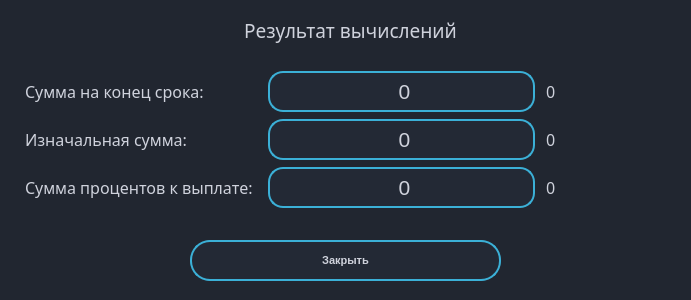
<?xml version="1.0" encoding="UTF-8"?>
<ui version="4.0">
 <class>ResultForm</class>
 <widget class="QDialog" name="ResultForm">
  <property name="geometry">
   <rect>
    <x>0</x>
    <y>0</y>
    <width>691</width>
    <height>300</height>
   </rect>
  </property>
  <property name="minimumSize">
   <size>
    <width>691</width>
    <height>300</height>
   </size>
  </property>
  <property name="maximumSize">
   <size>
    <width>691</width>
    <height>300</height>
   </size>
  </property>
  <property name="font">
   <font>
    <pointsize>8</pointsize>
   </font>
  </property>
  <property name="windowTitle">
   <string>Результат</string>
  </property>
  <property name="windowIcon">
   <iconset resource="resources.qrc">
    <normaloff>:/icons/icons/logo.png</normaloff>:/icons/icons/logo.png</iconset>
  </property>
  <property name="styleSheet">
   <string notr="true">
QWidget
{
	background-color: #212630;
	color: #CFD2DC;
	border-color: #1C2227;

}

QFrame
{
	background-color: #212630;
	border: 1px solid #212630;
	border-radius: 10px;
}


/*-----QComboBox-----*/
QComboBox
{
    background-color: #232935;
    border: 2px solid;
    border-radius: 15px;
	border-color: #3BB0D7;
    padding-left: 6px;
    color: #CFD2DC;
    height: 20px;

}


QComboBox::disabled
{
	background-color: #232935;
	color: #CFD2DC;
	border-color: #051a39;

}


QComboBox:hover
{
    background-color: #353C4F;

}


QComboBox:on
{
    background-color: #3BB0D7;

}


QComboBox QAbstractItemView
{
    background-color: #1C2227;
    color: #CFD2DC;
    border: 1px solid black;
    selection-background-color: #3BB0D7;
    selection-color: #CFD2DC;
    outline: 0;

}


QComboBox::drop-down
{
    subcontrol-origin: padding;
    subcontrol-position: top right;
    width: 15px;
    border-left-width: 0px;
    border-left-color: darkgray;
    border-left-style: solid; 
    border-top-right-radius: 3px; 
    border-bottom-right-radius: 3px;

}


QComboBox::down-arrow
{
    image: url(:/icons/icons/arrow-down.png);
    width: 8px;
    height: 8px;
}

/*-----QPushButton-----*/
QPushButton
{
	background-color: #232935;
	color: #CFD2DC;
	font-weight: bold;
	border-style: solid;
	border-width: 2px;
	border-radius: 20px;
	border-color: #3BB0D7;
	padding: 10px;
	highlited:true;
}


QPushButton::hover
{
	background-color: #353C4F;
	color: #CFD2DC;

}


QPushButton::pressed
{
	background-color: #3BB0D7;
	color: #CFD2DC;

}

/*-----QSpinBox &amp; QDoubleSpinBox &amp; QDateTimeEdit-----*/
QSpinBox, 
QDoubleSpinBox,
QDateTimeEdit
{
	background-color: #232935;
	color: #CFD2DC;
	border: 2px solid #3BB0D7;
	border-radius: 10px;
	padding : 2px;

}



QSpinBox:hover, 
QDoubleSpinBox::hover,
QDateTimeEdit::hover
{
    background-color: #232935;
    border: 2px solid #6CB2FF;
    color:  #CFD2DC;
    padding: 2px

}


QSpinBox::up-button,
QDoubleSpinBox::up-button,
QDateTimeEdit::up-button
{
    background-color: #3BB0D7;
	border-top-right-radius: 5px;
	border-top-left-radius: 1px;

}

QSpinBox::down-button,
QDoubleSpinBox::down-button,
QDateTimeEdit::down-button
{
    background-color: #3BB0D7;
	border-bottom-right-radius: 5px;
	border-bottom-left-radius: 1px;

}

QSpinBox::up-button:hover, QSpinBox::down-button:hover,
QDoubleSpinBox::up-button:hover, QDoubleSpinBox::down-button:hover,
QDateTimeEdit::up-button:hover, QDateTimeEdit::down-button:hover
{
    background-color: #45CDFA;
    border: 2px solid #45CDFA;

}

QSpinBox::up-button:pressed, QSpinBox::down-button:pressed,
QDoubleSpinBox::up-button:pressed, QDoubleSpinBox::down-button::pressed,
QDateTimeEdit::up-button:pressed, QDateTimeEdit::down-button::pressed
{
    background-color: #CFD2DC;
    border: 2px solid #CFD2DC;

}

QSpinBox::down-arrow,
QDoubleSpinBox::down-arrow,
QDateTimeEdit::down-arrow

{
    image: url(:/icons/icons/arrow-down.png);
    width: 7px;

}


QSpinBox::up-arrow,
QDoubleSpinBox::up-arrow,
QDateTimeEdit::up-arrow

{
    image: url(:/icons/icons/arrow-up.png);
    width: 7px;

}



</string>
  </property>
  <widget class="QPushButton" name="pushButton">
   <property name="geometry">
    <rect>
     <x>190</x>
     <y>240</y>
     <width>311</width>
     <height>41</height>
    </rect>
   </property>
   <property name="text">
    <string>Закрыть</string>
   </property>
  </widget>
  <widget class="QLabel" name="label_3">
   <property name="geometry">
    <rect>
     <x>0</x>
     <y>10</y>
     <width>701</width>
     <height>41</height>
    </rect>
   </property>
   <property name="minimumSize">
    <size>
     <width>0</width>
     <height>41</height>
    </size>
   </property>
   <property name="maximumSize">
    <size>
     <width>16777215</width>
     <height>41</height>
    </size>
   </property>
   <property name="font">
    <font>
     <family>Segoe UI Semibold</family>
     <pointsize>14</pointsize>
    </font>
   </property>
   <property name="text">
    <string>Результат вычислений</string>
   </property>
   <property name="alignment">
    <set>Qt::AlignCenter</set>
   </property>
  </widget>
  <widget class="QWidget" name="">
   <property name="geometry">
    <rect>
     <x>20</x>
     <y>70</y>
     <width>651</width>
     <height>139</height>
    </rect>
   </property>
   <layout class="QGridLayout" name="gridLayout">
    <item row="0" column="0">
     <widget class="QLabel" name="label">
      <property name="minimumSize">
       <size>
        <width>0</width>
        <height>41</height>
       </size>
      </property>
      <property name="maximumSize">
       <size>
        <width>16777215</width>
        <height>41</height>
       </size>
      </property>
      <property name="font">
       <font>
        <family>Segoe UI Semibold</family>
        <pointsize>12</pointsize>
       </font>
      </property>
      <property name="text">
       <string>Сумма на конец срока:</string>
      </property>
     </widget>
    </item>
    <item row="1" column="2">
     <widget class="QLabel" name="label_value_2">
      <property name="minimumSize">
       <size>
        <width>0</width>
        <height>41</height>
       </size>
      </property>
      <property name="maximumSize">
       <size>
        <width>16777215</width>
        <height>41</height>
       </size>
      </property>
      <property name="font">
       <font>
        <family>Segoe UI Semibold</family>
        <pointsize>12</pointsize>
       </font>
      </property>
      <property name="text">
       <string>0</string>
      </property>
     </widget>
    </item>
    <item row="0" column="1">
     <widget class="QLabel" name="label_res">
      <property name="minimumSize">
       <size>
        <width>267</width>
        <height>41</height>
       </size>
      </property>
      <property name="maximumSize">
       <size>
        <width>16777215</width>
        <height>41</height>
       </size>
      </property>
      <property name="font">
       <font>
        <pointsize>16</pointsize>
       </font>
      </property>
      <property name="cursor">
       <cursorShape>ForbiddenCursor</cursorShape>
      </property>
      <property name="styleSheet">
       <string notr="true">
QLabel
{
    background-color: #232935;
    border: 2px solid;
    border-radius: 15px;
	border-color: #3BB0D7;
    padding-left: 6px;
    color: #CFD2DC;
    height: 20px;

}</string>
      </property>
      <property name="text">
       <string>0</string>
      </property>
      <property name="alignment">
       <set>Qt::AlignCenter</set>
      </property>
     </widget>
    </item>
    <item row="0" column="2">
     <widget class="QLabel" name="label_value_1">
      <property name="minimumSize">
       <size>
        <width>0</width>
        <height>41</height>
       </size>
      </property>
      <property name="maximumSize">
       <size>
        <width>16777215</width>
        <height>41</height>
       </size>
      </property>
      <property name="font">
       <font>
        <family>Segoe UI Semibold</family>
        <pointsize>12</pointsize>
       </font>
      </property>
      <property name="text">
       <string>0</string>
      </property>
     </widget>
    </item>
    <item row="1" column="0">
     <widget class="QLabel" name="label_2">
      <property name="minimumSize">
       <size>
        <width>0</width>
        <height>41</height>
       </size>
      </property>
      <property name="maximumSize">
       <size>
        <width>16777215</width>
        <height>41</height>
       </size>
      </property>
      <property name="font">
       <font>
        <family>Segoe UI Semibold</family>
        <pointsize>12</pointsize>
       </font>
      </property>
      <property name="text">
       <string>Изначальная сумма: </string>
      </property>
     </widget>
    </item>
    <item row="2" column="0">
     <widget class="QLabel" name="label_5">
      <property name="minimumSize">
       <size>
        <width>0</width>
        <height>41</height>
       </size>
      </property>
      <property name="maximumSize">
       <size>
        <width>16777215</width>
        <height>41</height>
       </size>
      </property>
      <property name="font">
       <font>
        <family>Segoe UI Semibold</family>
        <pointsize>12</pointsize>
       </font>
      </property>
      <property name="text">
       <string>Сумма процентов к выплате: </string>
      </property>
     </widget>
    </item>
    <item row="2" column="2">
     <widget class="QLabel" name="label_value_3">
      <property name="minimumSize">
       <size>
        <width>0</width>
        <height>41</height>
       </size>
      </property>
      <property name="maximumSize">
       <size>
        <width>16777215</width>
        <height>41</height>
       </size>
      </property>
      <property name="font">
       <font>
        <family>Segoe UI Semibold</family>
        <pointsize>12</pointsize>
       </font>
      </property>
      <property name="text">
       <string>0</string>
      </property>
     </widget>
    </item>
    <item row="1" column="1">
     <widget class="QLabel" name="label_old">
      <property name="minimumSize">
       <size>
        <width>267</width>
        <height>41</height>
       </size>
      </property>
      <property name="maximumSize">
       <size>
        <width>16777215</width>
        <height>41</height>
       </size>
      </property>
      <property name="font">
       <font>
        <pointsize>16</pointsize>
       </font>
      </property>
      <property name="cursor">
       <cursorShape>ForbiddenCursor</cursorShape>
      </property>
      <property name="styleSheet">
       <string notr="true">
QLabel
{
    background-color: #232935;
    border: 2px solid;
    border-radius: 15px;
	border-color: #3BB0D7;
    padding-left: 6px;
    color: #CFD2DC;
    height: 20px;

}</string>
      </property>
      <property name="text">
       <string>0</string>
      </property>
      <property name="alignment">
       <set>Qt::AlignCenter</set>
      </property>
     </widget>
    </item>
    <item row="2" column="1">
     <widget class="QLabel" name="label_difference">
      <property name="minimumSize">
       <size>
        <width>267</width>
        <height>41</height>
       </size>
      </property>
      <property name="maximumSize">
       <size>
        <width>16777215</width>
        <height>41</height>
       </size>
      </property>
      <property name="font">
       <font>
        <pointsize>16</pointsize>
       </font>
      </property>
      <property name="cursor">
       <cursorShape>ForbiddenCursor</cursorShape>
      </property>
      <property name="styleSheet">
       <string notr="true">
QLabel
{
    background-color: #232935;
    border: 2px solid;
    border-radius: 15px;
	border-color: #3BB0D7;
    padding-left: 6px;
    color: #CFD2DC;
    height: 20px;

}</string>
      </property>
      <property name="text">
       <string>0</string>
      </property>
      <property name="alignment">
       <set>Qt::AlignCenter</set>
      </property>
     </widget>
    </item>
   </layout>
  </widget>
 </widget>
 <resources>
  <include location="resources.qrc"/>
 </resources>
 <connections/>
</ui>
